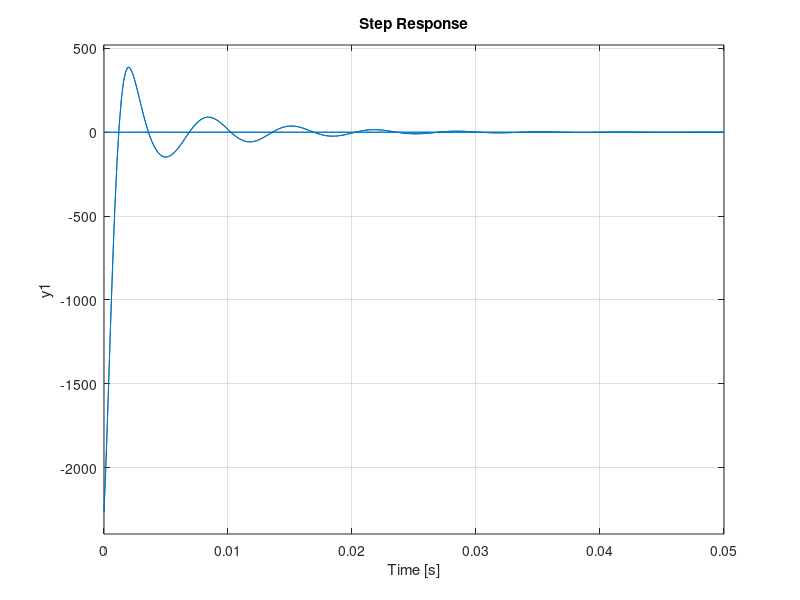

Reproduce this figure in MATLAB.
s = tf('s')

H = (0.8911*s^4)/((s^2 + 2272.32*s + 3179590)*(s^2 + 266.68*s + 900440))

H_ = (0.8913*s^4)/((s^2 + 2271.87*s + 3180000)*(s^2 + 266.23*s + 899680))

impulse(H)
hold on
impulse(H_)
hold on
step(H)
hold on
step(H_)
hold off